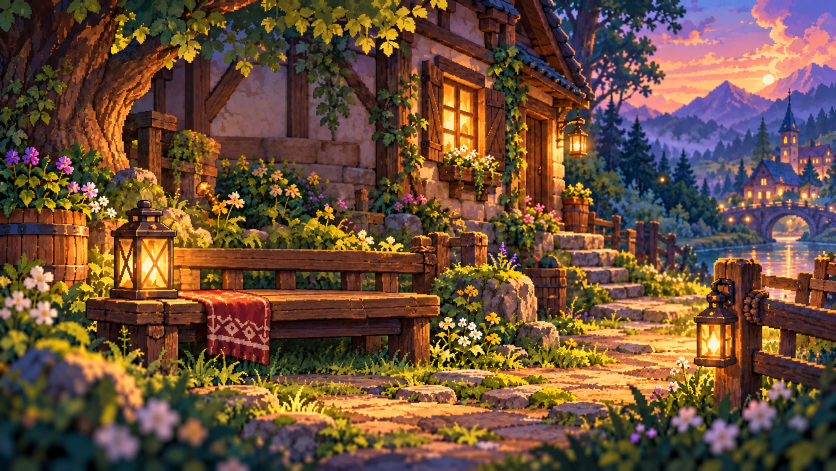
#> input picture web/artwork-sources/oakwood-rest/Oakwood-Background.png, 1672 x 941 px (shown at 1/2 size)
$ python prepare-rest.py
#> lines starting #> are read from the running program, lines starting #| are printed output that depends on the picture
"""Owner-authorized deterministic smaller exports; preserve approved masters.
No generation, palette reduction, alpha thresholding or destructive source edits.
"""
from pathlib import Path
from PIL import Image, ImageOps, __version__
import hashlib,json
web=Path(__file__).resolve().parents[1]
source=web/'artwork-sources/oakwood-rest'
out=web/'build/oakwood-rest';out.mkdir(parents=True,exist_ok=True)
spec={
 'female':{'source':'Nova-Female-Rest.png','sha':'3ff673625af543f7ee08184d637f1bcd193307bf3f7d917a3e6f5e0ebbfb7377','rects':[(220,80,600,820),(875,80,600,820)],'pivots':[(298,570),(292,570)]},
 'male':{'source':'Nova-Male-Rest.png','sha':'b446edb582c6ab55d3f29a3dd2142a000df996ac9d58c9a95217bdf1c1e45bc0','rects':[(175,15,640,860),(977,15,640,860)],'pivots':[(320,610),(323,610)]}}
def save(im,name):
 p=out/name;im.save(p,optimize=True,compress_level=9)
 check=Image.open(p);assert check.convert('RGBA').tobytes()==im.convert('RGBA').tobytes()
 return {'file':name,'pixels':list(im.size),'bytes':p.stat().st_size,'sha256':hashlib.sha256(p.read_bytes()).hexdigest()}
bgpath=source/'Oakwood-Background.png'
assert hashlib.sha256(bgpath.read_bytes()).hexdigest()=='107db379e24f3a461b1c59af3f1474d97c244c5634384b10f48be4fcea5308fc'
bg=Image.open(bgpath).convert('RGB');assert bg.size==(1672,941)
#> further down, bg is the input picture: PIL image 1672x941 RGB; mean R, G, B 106.7, 78.5, 57.1
# Edge-extend 4 px each side and 2 px each vertical edge: 1680x945.
# No illustration content removed; uniform 32/105 scale yields exactly 512x288.
padded=Image.new('RGB',(1680,945));padded.paste(bg,(4,2))
#> after `padded = Image.new('RGB', (1680, 945))`: padded: PIL image 1680x945 RGB; every value is 0
#> after `padded.paste(bg, (4, 2))`:
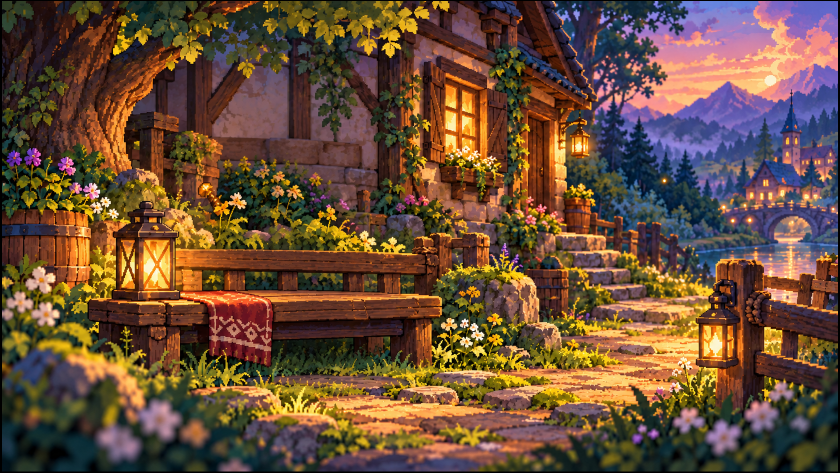
#> padded: PIL image 1680x945 RGB (shown at 1/2 size); mean R, G, B 105.7, 77.8, 56.6
padded.paste(bg.crop((0,0,1,941)).resize((4,941)),(0,2));padded.paste(bg.crop((1671,0,1672,941)).resize((4,941)),(1676,2))
padded.paste(padded.crop((0,2,1680,3)).resize((1680,2)),(0,0));padded.paste(padded.crop((0,942,1680,943)).resize((1680,2)),(0,943))
background=save(padded.resize((512,288),Image.Resampling.NEAREST),'Oakwood-Rest-Background.png')
#> in save, `p = out / name`:
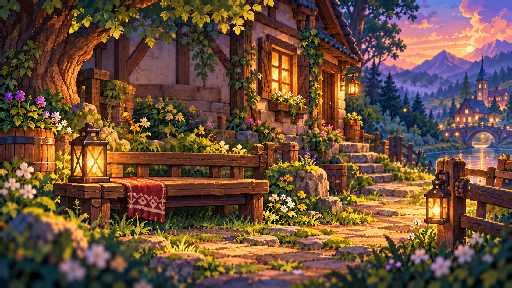
#> saved as Oakwood-Rest-Background.png: PIL image 512x288 RGB; mean R, G, B 106.2, 78.3, 57.1
#> (the run stopped early here; a loop or call above may not have finished)
